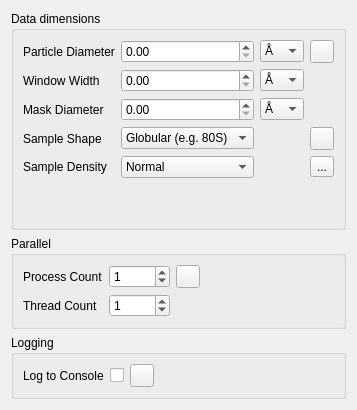
  <widget class="QWizardPage" name="additionalSettingsPage">
   <property name="title">
    <string>Additional Parameters</string>
   </property>
   <layout class="QVBoxLayout" name="verticalLayout_6">
    <item>
     <widget class="QGroupBox" name="groupBox_4">
      <property name="title">
       <string>Data dimensions</string>
      </property>
      <layout class="QGridLayout" name="gridLayout">
       <item row="0" column="0">
        <widget class="QLabel" name="label_9">
         <property name="text">
          <string>Particle Diameter</string>
         </property>
         <property name="buddy">
          <cstring>particleSizeDoubleSpinBox</cstring>
         </property>
        </widget>
       </item>
       <item row="0" column="1">
        <widget class="QStackedWidget" name="particleDiameterStackedWidget">
         <property name="currentIndex">
          <number>0</number>
         </property>
         <widget class="QWidget" name="page">
          <layout class="QHBoxLayout" name="horizontalLayout_2">
           <property name="margin">
            <number>0</number>
           </property>
           <item>
            <widget class="QDoubleSpinBox" name="particleSizeDoubleSpinBox">
             <property name="toolTip">
              <string>&lt;!DOCTYPE HTML PUBLIC &quot;-//W3C//DTD HTML 4.0//EN&quot; &quot;http://www.w3.org/TR/REC-html40/strict.dtd&quot;&gt;
&lt;html&gt;&lt;head&gt;&lt;meta name=&quot;qrichtext&quot; content=&quot;1&quot; /&gt;&lt;style type=&quot;text/css&quot;&gt;
p, li { white-space: pre-wrap; }
&lt;/style&gt;&lt;/head&gt;&lt;body style=&quot; font-family:'Lucida Grande'; font-size:13pt; font-weight:400; font-style:normal;&quot;&gt;
&lt;p style=&quot; margin-top:0px; margin-bottom:0px; margin-left:0px; margin-right:0px; -qt-block-indent:0; text-indent:0px;&quot;&gt;The diameter of the particle is used for particle selection. Also changing this value updates both the Window Width (1.4*Particle Diameter) and the Mask Diameter (1.2*Particle Diameter). &lt;/p&gt;
&lt;p style=&quot;-qt-paragraph-type:empty; margin-top:0px; margin-bottom:0px; margin-left:0px; margin-right:0px; -qt-block-indent:0; text-indent:0px;&quot;&gt;&lt;/p&gt;
&lt;p style=&quot; margin-top:0px; margin-bottom:0px; margin-left:0px; margin-right:0px; -qt-block-indent:0; text-indent:0px;&quot;&gt;&lt;img src=&quot;:/mini/mini/asterisk_orange.png&quot; /&gt;The mask diameter must match the Particle Diameter in angular refinement (e.g. Relion).&lt;/p&gt;&lt;/body&gt;&lt;/html&gt;</string>
             </property>
             <property name="maximum">
              <double>10000.000000000000000</double>
             </property>
            </widget>
           </item>
          </layout>
         </widget>
         <widget class="QWidget" name="page_2">
          <layout class="QHBoxLayout" name="horizontalLayout_4">
           <property name="margin">
            <number>0</number>
           </property>
           <item>
            <widget class="QSpinBox" name="particleSizeSpinBox">
             <property name="maximum">
              <number>10000</number>
             </property>
            </widget>
           </item>
          </layout>
         </widget>
        </widget>
       </item>
       <item row="0" column="2">
        <widget class="QComboBox" name="particleSizeUnitComboBox">
         <item>
          <property name="text">
           <string>Å</string>
          </property>
         </item>
         <item>
          <property name="text">
           <string>Px</string>
          </property>
         </item>
        </widget>
       </item>
       <item row="1" column="2">
        <widget class="QComboBox" name="windowSizeUnitComboBox">
         <item>
          <property name="text">
           <string>Å</string>
          </property>
         </item>
         <item>
          <property name="text">
           <string>Px</string>
          </property>
         </item>
        </widget>
       </item>
       <item row="1" column="1">
        <widget class="QStackedWidget" name="windowSizeStackedWidget">
         <property name="currentIndex">
          <number>0</number>
         </property>
         <widget class="QWidget" name="page_3">
          <layout class="QHBoxLayout" name="horizontalLayout_5">
           <property name="margin">
            <number>0</number>
           </property>
           <item>
            <widget class="QDoubleSpinBox" name="windowSizeDoubleSpinBox">
             <property name="toolTip">
              <string>Width of the window containing a particle</string>
             </property>
             <property name="maximum">
              <double>10000.000000000000000</double>
             </property>
            </widget>
           </item>
          </layout>
         </widget>
         <widget class="QWidget" name="page_4">
          <layout class="QHBoxLayout" name="horizontalLayout_6">
           <property name="margin">
            <number>0</number>
           </property>
           <item>
            <widget class="QSpinBox" name="windowSizeSpinBox">
             <property name="maximum">
              <number>10000</number>
             </property>
            </widget>
           </item>
          </layout>
         </widget>
        </widget>
       </item>
       <item row="1" column="0">
        <widget class="QLabel" name="label_21">
         <property name="toolTip">
          <string>Window width in pixels</string>
         </property>
         <property name="text">
          <string>Window Width</string>
         </property>
         <property name="buddy">
          <cstring>windowSizeDoubleSpinBox</cstring>
         </property>
        </widget>
       </item>
       <item row="2" column="0">
        <widget class="QLabel" name="label">
         <property name="text">
          <string>Mask Diameter</string>
         </property>
         <property name="buddy">
          <cstring>maskDiameterDoubleSpinBox</cstring>
         </property>
        </widget>
       </item>
       <item row="2" column="1">
        <widget class="QStackedWidget" name="maskDiameterStackedWidget">
         <property name="currentIndex">
          <number>0</number>
         </property>
         <widget class="QWidget" name="page_5">
          <layout class="QHBoxLayout" name="horizontalLayout_7">
           <property name="margin">
            <number>0</number>
           </property>
           <item>
            <widget class="QDoubleSpinBox" name="maskDiameterDoubleSpinBox">
             <property name="toolTip">
              <string>Diameter of mask used in refinement (e.g. Relion) ensures the normalization matches the mask</string>
             </property>
             <property name="maximum">
              <double>10000.000000000000000</double>
             </property>
            </widget>
           </item>
          </layout>
         </widget>
         <widget class="QWidget" name="page_6">
          <layout class="QHBoxLayout" name="horizontalLayout_8">
           <property name="margin">
            <number>0</number>
           </property>
           <item>
            <widget class="QSpinBox" name="maskDiameterSpinBox">
             <property name="maximum">
              <number>10000</number>
             </property>
            </widget>
           </item>
          </layout>
         </widget>
        </widget>
       </item>
       <item row="2" column="2">
        <widget class="QComboBox" name="maskDiameterUnitComboBox">
         <item>
          <property name="text">
           <string>Å</string>
          </property>
         </item>
         <item>
          <property name="text">
           <string>Px</string>
          </property>
         </item>
        </widget>
       </item>
       <item row="5" column="1">
        <spacer name="verticalSpacer_2">
         <property name="orientation">
          <enum>Qt::Vertical</enum>
         </property>
         <property name="sizeHint" stdset="0">
          <size>
           <width>20</width>
           <height>40</height>
          </size>
         </property>
        </spacer>
       </item>
       <item row="0" column="3">
        <widget class="QToolButton" name="dimensionInformationToolButton">
         <property name="text">
          <string/>
         </property>
         <property name="icon">
          <iconset resource="../icons/icons.qrc">
           <normaloff>:/mini/mini/information.png</normaloff>:/mini/mini/information.png</iconset>
         </property>
        </widget>
       </item>
       <item row="3" column="1">
        <widget class="QComboBox" name="sampleShapeComboBox">
         <property name="toolTip">
          <string>Assists in setting the template disk size for template-matching</string>
         </property>
         <item>
          <property name="text">
           <string>Globular (e.g. 80S)</string>
          </property>
         </item>
         <item>
          <property name="text">
           <string>Oblong (e.g. 40S)</string>
          </property>
         </item>
        </widget>
       </item>
       <item row="3" column="0">
        <widget class="QLabel" name="label_13">
         <property name="text">
          <string>Sample Shape</string>
         </property>
        </widget>
       </item>
       <item row="3" column="3">
        <widget class="QToolButton" name="sampleShapeInfoToolButton">
         <property name="text">
          <string/>
         </property>
         <property name="icon">
          <iconset resource="../icons/icons.qrc">
           <normaloff>:/mini/mini/information.png</normaloff>:/mini/mini/information.png</iconset>
         </property>
        </widget>
       </item>
       <item row="4" column="1">
        <widget class="QComboBox" name="sampleDensityComboBox">
         <property name="toolTip">
          <string>Assists in setting the overlap parameter for template-matching</string>
         </property>
         <item>
          <property name="text">
           <string>Normal</string>
          </property>
         </item>
         <item>
          <property name="text">
           <string>Sparse</string>
          </property>
         </item>
         <item>
          <property name="text">
           <string>Dense</string>
          </property>
         </item>
        </widget>
       </item>
       <item row="4" column="3">
        <widget class="QToolButton" name="sampleDensityInfoToolButton">
         <property name="text">
          <string>...</string>
         </property>
         <property name="icon">
          <iconset resource="../icons/icons.qrc">
           <normaloff>:/mini/mini/information.png</normaloff>:/mini/mini/information.png</iconset>
         </property>
        </widget>
       </item>
       <item row="4" column="0">
        <widget class="QLabel" name="label_15">
         <property name="text">
          <string>Sample Density</string>
         </property>
        </widget>
       </item>
      </layout>
     </widget>
    </item>
    <item>
     <widget class="QGroupBox" name="groupBox_3">
      <property name="title">
       <string>Parallel</string>
      </property>
      <layout class="QGridLayout" name="gridLayout_3">
       <item row="0" column="0">
        <widget class="QLabel" name="label_19">
         <property name="text">
          <string>Process Count</string>
         </property>
         <property name="buddy">
          <cstring>workerCountSpinBox</cstring>
         </property>
        </widget>
       </item>
       <item row="0" column="1">
        <widget class="QSpinBox" name="workerCountSpinBox">
         <property name="toolTip">
          <string>&lt;!DOCTYPE HTML PUBLIC &quot;-//W3C//DTD HTML 4.0//EN&quot; &quot;http://www.w3.org/TR/REC-html40/strict.dtd&quot;&gt;
&lt;html&gt;&lt;head&gt;&lt;meta name=&quot;qrichtext&quot; content=&quot;1&quot; /&gt;&lt;style type=&quot;text/css&quot;&gt;
p, li { white-space: pre-wrap; }
&lt;/style&gt;&lt;/head&gt;&lt;body style=&quot; font-family:'Lucida Grande'; font-size:13pt; font-weight:400; font-style:normal;&quot;&gt;
&lt;p style=&quot; margin-top:0px; margin-bottom:0px; margin-left:0px; margin-right:0px; -qt-block-indent:0; text-indent:0px;&quot;&gt;Number of processes to run concurrently.&lt;/p&gt;
&lt;p style=&quot;-qt-paragraph-type:empty; margin-top:0px; margin-bottom:0px; margin-left:0px; margin-right:0px; -qt-block-indent:0; text-indent:0px;&quot;&gt;&lt;/p&gt;
&lt;p style=&quot; margin-top:0px; margin-bottom:0px; margin-left:0px; margin-right:0px; -qt-block-indent:0; text-indent:0px;&quot;&gt;&lt;img src=&quot;:/mini/mini/information.png&quot; /&gt; This uses more memory but is generally faster than increasing the thread count. &lt;/p&gt;
&lt;p style=&quot; margin-top:0px; margin-bottom:0px; margin-left:0px; margin-right:0px; -qt-block-indent:0; text-indent:0px;&quot;&gt;&lt;img src=&quot;:/mini/mini/exclamation.png&quot; /&gt; The number of threads x the number of workers should not exceed the number of cores.&lt;/p&gt;&lt;/body&gt;&lt;/html&gt;</string>
         </property>
         <property name="maximum">
          <number>10000</number>
         </property>
         <property name="value">
          <number>1</number>
         </property>
        </widget>
       </item>
       <item row="1" column="0">
        <widget class="QLabel" name="label_20">
         <property name="text">
          <string>Thread Count</string>
         </property>
         <property name="buddy">
          <cstring>threadCountSpinBox</cstring>
         </property>
        </widget>
       </item>
       <item row="1" column="1">
        <widget class="QSpinBox" name="threadCountSpinBox">
         <property name="maximum">
          <number>10000</number>
         </property>
         <property name="value">
          <number>1</number>
         </property>
        </widget>
       </item>
       <item row="0" column="3">
        <spacer name="horizontalSpacer">
         <property name="orientation">
          <enum>Qt::Horizontal</enum>
         </property>
         <property name="sizeHint" stdset="0">
          <size>
           <width>40</width>
           <height>20</height>
          </size>
         </property>
        </spacer>
       </item>
       <item row="0" column="2">
        <widget class="QToolButton" name="parallelInformationToolButton">
         <property name="text">
          <string/>
         </property>
         <property name="icon">
          <iconset resource="../icons/icons.qrc">
           <normaloff>:/mini/mini/information.png</normaloff>:/mini/mini/information.png</iconset>
         </property>
        </widget>
       </item>
      </layout>
     </widget>
    </item>
    <item>
     <widget class="QGroupBox" name="groupBox_5">
      <property name="title">
       <string>Logging</string>
      </property>
      <layout class="QGridLayout" name="gridLayout_4">
       <item row="0" column="0">
        <widget class="QLabel" name="label_12">
         <property name="text">
          <string>Log to Console</string>
         </property>
         <property name="buddy">
          <cstring>enableStderrCheckBox</cstring>
         </property>
        </widget>
       </item>
       <item row="0" column="1">
        <widget class="QCheckBox" name="enableStderrCheckBox">
         <property name="toolTip">
          <string>&lt;!DOCTYPE HTML PUBLIC &quot;-//W3C//DTD HTML 4.0//EN&quot; &quot;http://www.w3.org/TR/REC-html40/strict.dtd&quot;&gt;
&lt;html&gt;&lt;head&gt;&lt;meta name=&quot;qrichtext&quot; content=&quot;1&quot; /&gt;&lt;style type=&quot;text/css&quot;&gt;
p, li { white-space: pre-wrap; }
&lt;/style&gt;&lt;/head&gt;&lt;body style=&quot; font-family:'Lucida Grande'; font-size:13pt; font-weight:400; font-style:normal;&quot;&gt;
&lt;p style=&quot; margin-top:0px; margin-bottom:0px; margin-left:0px; margin-right:0px; -qt-block-indent:0; text-indent:0px;&quot;&gt;Log to the console (using the error stream)&lt;/p&gt;
&lt;p style=&quot;-qt-paragraph-type:empty; margin-top:0px; margin-bottom:0px; margin-left:0px; margin-right:0px; -qt-block-indent:0; text-indent:0px;&quot;&gt;&lt;/p&gt;
&lt;p style=&quot; margin-top:0px; margin-bottom:0px; margin-left:0px; margin-right:0px; -qt-block-indent:0; text-indent:0px;&quot;&gt;This is in addition to logging to the &lt;span style=&quot; font-style:italic;&quot;&gt;project.log&lt;/span&gt; file.&lt;/p&gt;&lt;/body&gt;&lt;/html&gt;</string>
         </property>
         <property name="text">
          <string/>
         </property>
        </widget>
       </item>
       <item row="0" column="3">
        <spacer name="horizontalSpacer_2">
         <property name="orientation">
          <enum>Qt::Horizontal</enum>
         </property>
         <property name="sizeHint" stdset="0">
          <size>
           <width>40</width>
           <height>20</height>
          </size>
         </property>
        </spacer>
       </item>
       <item row="0" column="2">
        <widget class="QToolButton" name="logInformationToolButton">
         <property name="text">
          <string/>
         </property>
         <property name="icon">
          <iconset resource="../icons/icons.qrc">
           <normaloff>:/mini/mini/information.png</normaloff>:/mini/mini/information.png</iconset>
         </property>
        </widget>
       </item>
      </layout>
     </widget>
    </item>
   </layout>
  </widget>
